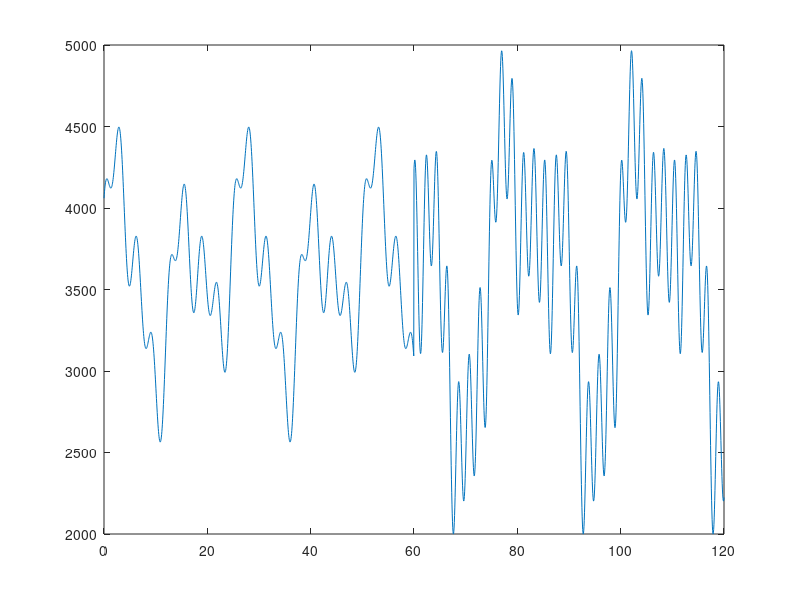

This figure's MATLAB source:
umin=2000;
umax=4965;

t=0:0.05:2*60;
u1=sin(t)+cos(2*t)+2*sin(t/2)+cos(t/4);
u2=sin(t)+0.5*cos(2*t-0.5)+2*sin(t/2+1)+3*cos(t/4-1.5)-2*sin(3*t);
n=length(t);
u=[u1(1:floor(n/2)),u2(1+floor(n/2):end)];

plot(t,u)


U=u-min(u);
U=U/max(U);
U=umin+(umax-umin)*U;
plot(t,U)
U=floor(U');
U=floor(U');
fileID=fopen('InputCtrl.txt','w');
fprintf(fileID,'%d\n',U);
fclose(fileID);




